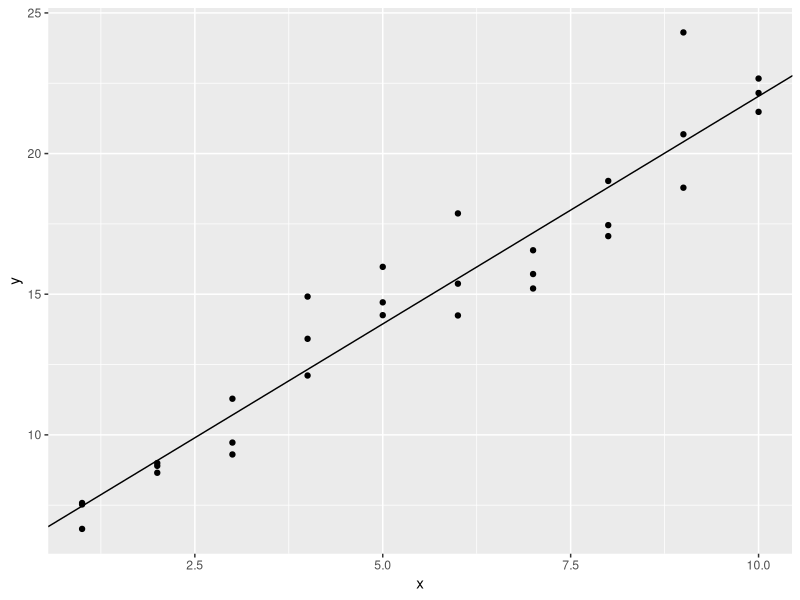

Here is the R script that generated this plot:
## ---- chunk 1
library(tibble)
library(tidyverse)
library(kableExtra)
dis <- list()
for(i in 1:10){
sim1a <- tibble(
  x=rep(1:10,each=3),
  y=x*1.5+6+rt(length(x),df=2)
)
dis[i] <- round(sqrt(mean((summary(lm(y~x,data=sim1a))$residuals)^2)),5)
}
dis <- do.call(rbind.data.frame,dis)
colnames(dis) <- 'distance'
dis %>% 
  kbl() %>% 
  kable_paper('hover',full_width=F)

sim1a %>% ggplot(aes(x=x,y=y))+
  geom_point()+
  geom_abline(aes(intercept=coef(lm(y~x,data=sim1a))[[1]],slope=coef(lm(y~x,data=sim1a))[[2]]))

## ---- chunk 2
lm_sim1a <- lm(y~x,data=sim1a)
sim1a <- as.data.frame(sim1a)
model1 <- function(a,data){ a[1]+ data$x*a[2]}
measure_dis <- function(mod,data) {
  new <- data %>% select(x)
  diff <- data$y-model1(mod,new)
  mean(abs(diff))
}
measure_dis(c(1,2),sim1a)
best <- optim(c(0,0),measure_dis,data=sim1a)
# the difference between abs-mean = best$par and root-mean =coef(lm)
best$par #a1 =intercept, a2 =slope
coef(lm_sim1a)
